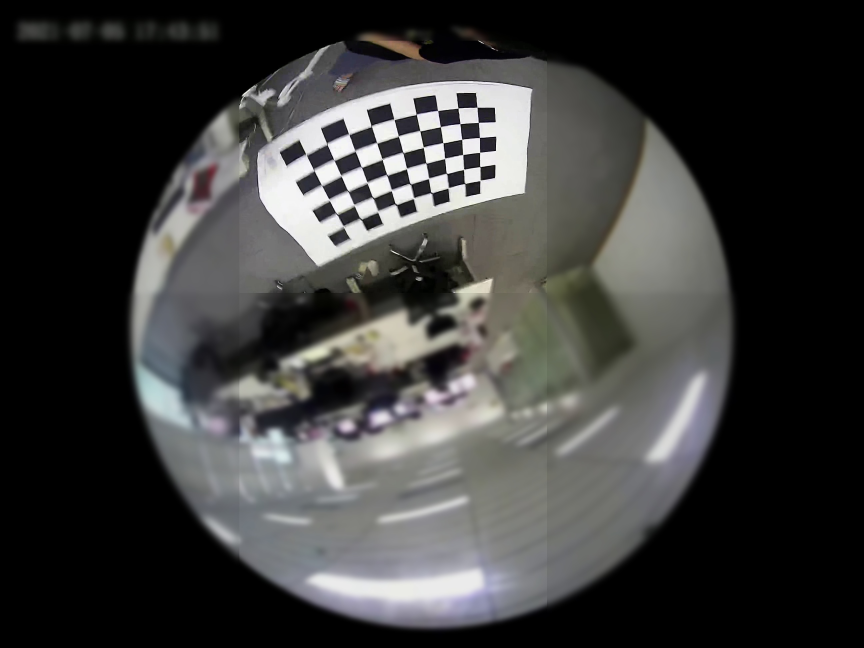
#> input picture inputs/1291.jpg, 2592 x 1944 px (shown at 1/3 size); its folder holds only this picture in this run
$ python calibrate_1.py   (older library calls are emulated)
#> lines starting #> are read from the running program, lines starting #| are printed output that depends on the picture; long printed decimals are rounded
import numpy as np
import cv2
import os
import glob
from tqdm import tqdm
import shutil


##设置超参数
CHECKERBOARD = (6,9)#棋盘大小 w=6, h=9
criteria = (cv2.TERM_CRITERIA_EPS + cv2.TERM_CRITERIA_MAX_ITER, 30, 0.001) #subpix时的终止条件
radius=(11,11) #subpix时的搜索半径


##获取特征点并做可视化
print('Start to draw feature points...\n')
objpoints = [] # 3d point in real world space
imgpoints = [] # 2d points in image plane.
objp = np.zeros((1, CHECKERBOARD[0]*CHECKERBOARD[1], 3), np.float32)
objp[0,:,:2] = np.mgrid[:CHECKERBOARD[0], :CHECKERBOARD[1]].T.reshape(-1, 2)
if os.path.isdir('./shows'):
    shutil.rmtree('./shows')
os.makedirs('./shows')
path_all = glob.glob('./inputs/*.jpg')
for path in tqdm(path_all):
    image = cv2.imread(path)
#> image is the input picture: shape (1944, 2592, 3); mean B, G, R 58.6, 59.5, 59.5
    gray = cv2.cvtColor(image,cv2.COLOR_BGR2GRAY)
    ret, corners = cv2.findChessboardCorners(gray, CHECKERBOARD,None)
#> ret = True; corners = 54 rows, first 8: [1029.5, 679.5], [1011.6, 641.9], [988.5, 600.5], [966, 558], [942.8, 512.4], [919, 464.5], [1082.5, 657], [1062.5, 615.5]
    if ret == True:
        objpoints.append(objp)
        corners=cv2.cornerSubPix(gray,corners, radius, (-1,-1), criteria)
#> corners = 54 rows, first 8: [1030.7, 679.3], [1009.9, 641.6], [988.3, 600.4], [965.7, 556.8], [942.4, 511.3], [918.8, 463.8], [1083.6, 658.4], [1062.9, 615.5]
        imgpoints.append(corners)
        #可视化
        path_out=path.replace('/inputs/','/shows/')
        cv2.drawChessboardCorners(image, CHECKERBOARD , corners, True) #对应的世界坐标系点顺序是按先x轴后y轴，右手法则定z轴
        cv2.imwrite(path_out,image)
    else:
        print(path)


##计算相机参数矩阵K和畸变参数向量D
print('Start to calibrate...\n')
h, w = gray.shape[:2]
#> h = 1944; w = 2592
flags = 0
flags |= cv2.fisheye.CALIB_RECOMPUTE_EXTRINSIC
flags |= cv2.fisheye.CALIB_CHECK_COND
flags |= cv2.fisheye.CALIB_FIX_SKEW
criteria=(cv2.TERM_CRITERIA_EPS+cv2.TERM_CRITERIA_MAX_ITER, 30, 1e-6)
ret, K, D, rvecs, tvecs =cv2.fisheye.calibrate(objpoints,imgpoints,(w,h),K=None,D=None,rvecs=None,tvecs=None,flags=flags,criteria=criteria)
#> ret = 15.45; K = [[-177864.6, 0, 1290.4], [0, -172870.2, 1251.9], [0, 0, 1]]; D = [18.13, 1212.5, -2902, 974.1]; rvecs = ([-0.361, 0.618, 1.24],); tvecs = ([4.62, 9.65, 2898.5],)
print(ret)
#| 15.454
print(K)
#| [[-1.77864615e+05 -0.00000000e+00  1.29036098e+03]
#|  [ 0.00000000e+00 -1.72870232e+05  1.25188823e+03]
#|  [ 0.00000000e+00  0.00000000e+00  1.00000000e+00]]
print(D)
#| [[   18.132]
#|  [ 1212.513]
#|  [-2901.954]
#|  [  974.070]]


##计算mapx和mapy并保存
map_combine, _ = cv2.fisheye.initUndistortRectifyMap(K, D, np.eye(3), K, (w,h),cv2.CV_16SC2)
mapy=map_combine[:,:,1].astype(np.float32)
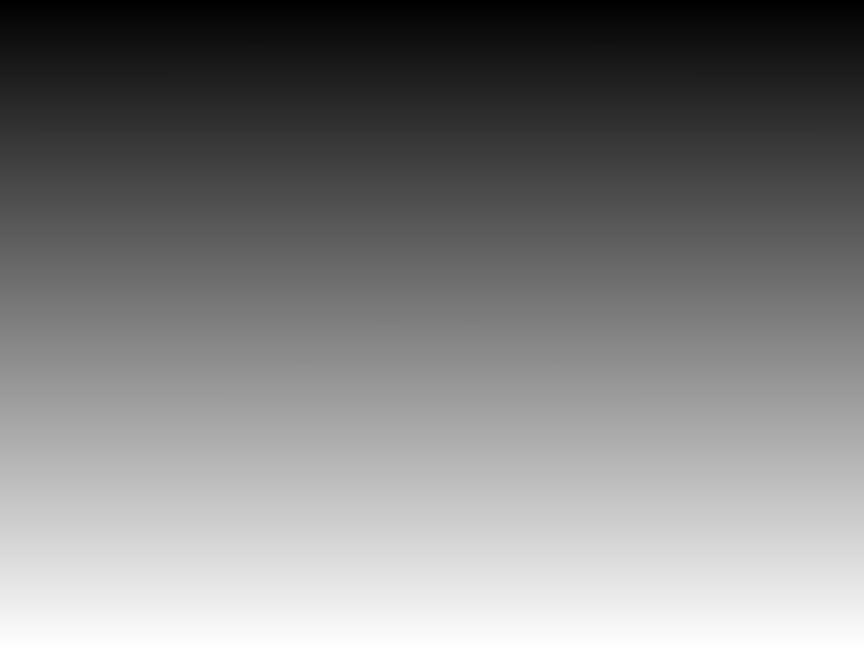
#> mapy: shape (1944, 2592) float32 (shown at 1/3 size); min -3, max 1943, mean 970.8; drawn with min black and max white
mapx=map_combine[:,:,0].astype(np.float32)
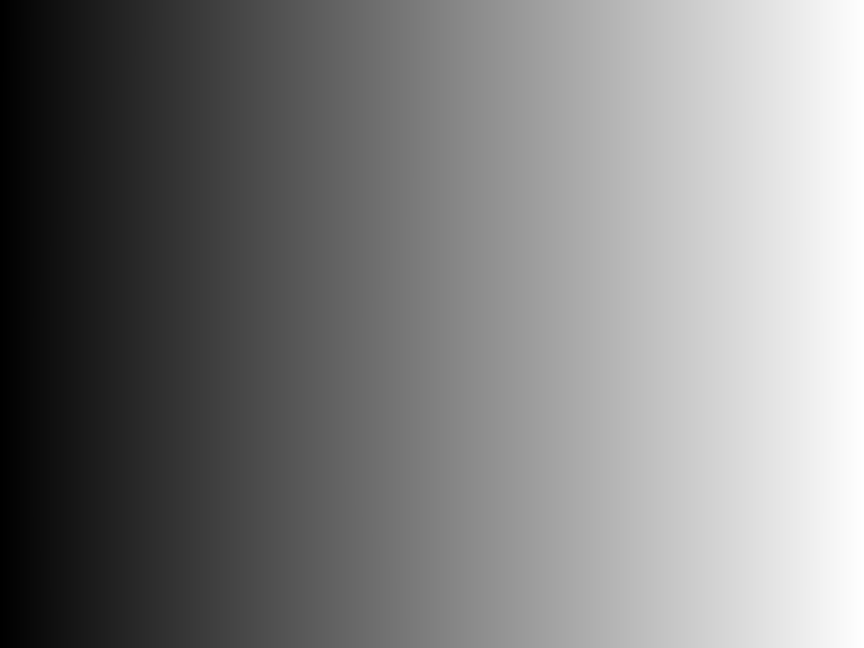
#> mapx: shape (1944, 2592) float32 (shown at 1/3 size); min -3, max 2593, mean 1295.1; drawn with min black and max white
np.save('./npy/mapx.npy',mapx)
np.save('./npy/mapy.npy',mapy)


##载入remap矩阵和鱼眼原图，并做矫正
mapx=np.load('./npy/mapx.npy')
mapy=np.load('./npy/mapy.npy')
image=cv2.imread('./images/0.jpg')
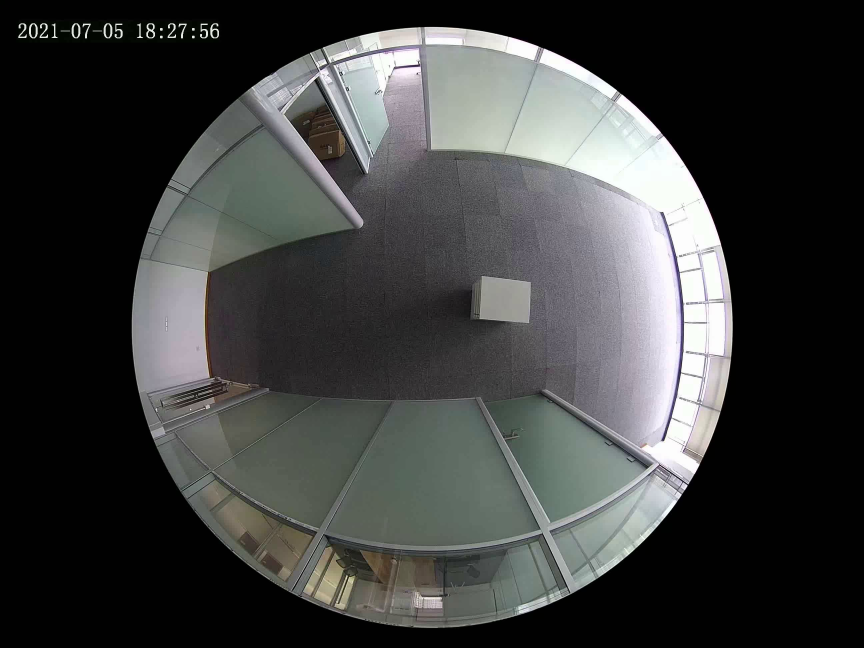
#> input picture images/0.jpg, 2592 x 1944 px (shown at 1/3 size)
#> image is the input picture: shape (1944, 2592, 3); mean B, G, R 62.4, 63.2, 61.9
image_remap=cv2.remap(image, mapx, mapy, interpolation=cv2.INTER_LINEAR,borderMode=cv2.BORDER_CONSTANT)
cv2.imwrite('./images/1.jpg',image_remap)
